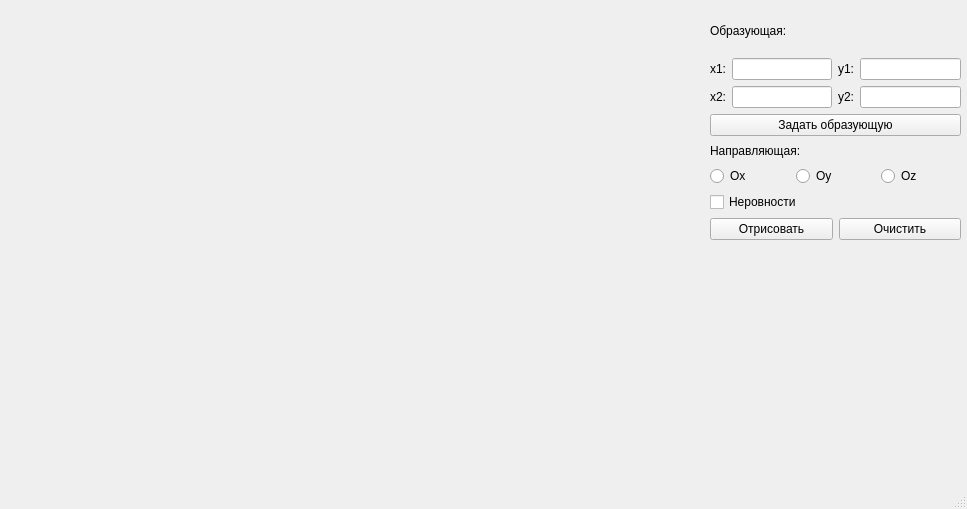
<?xml version="1.0" encoding="UTF-8"?>
<ui version="4.0">
 <class>MainWindow</class>
 <widget class="QMainWindow" name="MainWindow">
  <property name="geometry">
   <rect>
    <x>0</x>
    <y>0</y>
    <width>967</width>
    <height>509</height>
   </rect>
  </property>
  <property name="windowTitle">
   <string>MainWindow</string>
  </property>
  <widget class="QWidget" name="centralwidget">
   <widget class="QWidget" name="canvasLayout" native="true">
    <property name="geometry">
     <rect>
      <x>20</x>
      <y>10</y>
      <width>681</width>
      <height>441</height>
     </rect>
    </property>
   </widget>
   <widget class="QWidget" name="">
    <property name="geometry">
     <rect>
      <x>710</x>
      <y>10</y>
      <width>251</width>
      <height>230</height>
     </rect>
    </property>
    <layout class="QGridLayout" name="gridLayout_4">
     <item row="0" column="0">
      <layout class="QGridLayout" name="gridLayout">
       <item row="2" column="0">
        <widget class="QLabel" name="label_5">
         <property name="text">
          <string>x2:</string>
         </property>
        </widget>
       </item>
       <item row="1" column="1">
        <widget class="QLineEdit" name="x1InputEdit">
         <property name="inputMask">
          <string/>
         </property>
         <property name="clearButtonEnabled">
          <bool>false</bool>
         </property>
        </widget>
       </item>
       <item row="2" column="3">
        <widget class="QLineEdit" name="y2InputEdit">
         <property name="inputMask">
          <string/>
         </property>
         <property name="clearButtonEnabled">
          <bool>false</bool>
         </property>
        </widget>
       </item>
       <item row="2" column="2">
        <widget class="QLabel" name="label_6">
         <property name="text">
          <string>y2:</string>
         </property>
        </widget>
       </item>
       <item row="0" column="0" colspan="4">
        <widget class="QLabel" name="label_2">
         <property name="text">
          <string>Образующая:</string>
         </property>
        </widget>
       </item>
       <item row="1" column="2">
        <widget class="QLabel" name="label_4">
         <property name="text">
          <string>y1:</string>
         </property>
        </widget>
       </item>
       <item row="2" column="1">
        <widget class="QLineEdit" name="x2InputEdit">
         <property name="inputMask">
          <string/>
         </property>
         <property name="clearButtonEnabled">
          <bool>false</bool>
         </property>
        </widget>
       </item>
       <item row="1" column="3">
        <widget class="QLineEdit" name="y1InputEdit">
         <property name="inputMask">
          <string/>
         </property>
         <property name="clearButtonEnabled">
          <bool>false</bool>
         </property>
        </widget>
       </item>
       <item row="1" column="0">
        <widget class="QLabel" name="label_3">
         <property name="text">
          <string>x1:</string>
         </property>
        </widget>
       </item>
      </layout>
     </item>
     <item row="1" column="0">
      <widget class="QPushButton" name="pushButton">
       <property name="text">
        <string>Задать образующую</string>
       </property>
      </widget>
     </item>
     <item row="2" column="0">
      <layout class="QGridLayout" name="gridLayout_3">
       <item row="0" column="0" colspan="2">
        <widget class="QLabel" name="label">
         <property name="text">
          <string>Направляющая:</string>
         </property>
        </widget>
       </item>
       <item row="1" column="0" colspan="2">
        <layout class="QGridLayout" name="gridLayout_2">
         <item row="0" column="0">
          <widget class="QRadioButton" name="radioButton">
           <property name="text">
            <string>Ox</string>
           </property>
          </widget>
         </item>
         <item row="0" column="1">
          <widget class="QRadioButton" name="radioButton_2">
           <property name="text">
            <string>Oy</string>
           </property>
          </widget>
         </item>
         <item row="0" column="2">
          <widget class="QRadioButton" name="radioButton_3">
           <property name="text">
            <string>Oz</string>
           </property>
          </widget>
         </item>
        </layout>
       </item>
       <item row="2" column="0" colspan="2">
        <widget class="QCheckBox" name="checkBox">
         <property name="text">
          <string>Неровности</string>
         </property>
        </widget>
       </item>
       <item row="3" column="0">
        <widget class="QPushButton" name="pushButton_3">
         <property name="text">
          <string>Отрисовать</string>
         </property>
        </widget>
       </item>
       <item row="3" column="1">
        <widget class="QPushButton" name="pushButton_4">
         <property name="text">
          <string>Очистить</string>
         </property>
        </widget>
       </item>
      </layout>
     </item>
    </layout>
   </widget>
  </widget>
  <widget class="QMenuBar" name="menubar">
   <property name="geometry">
    <rect>
     <x>0</x>
     <y>0</y>
     <width>967</width>
     <height>22</height>
    </rect>
   </property>
  </widget>
  <widget class="QStatusBar" name="statusbar"/>
 </widget>
 <resources/>
 <connections/>
</ui>
